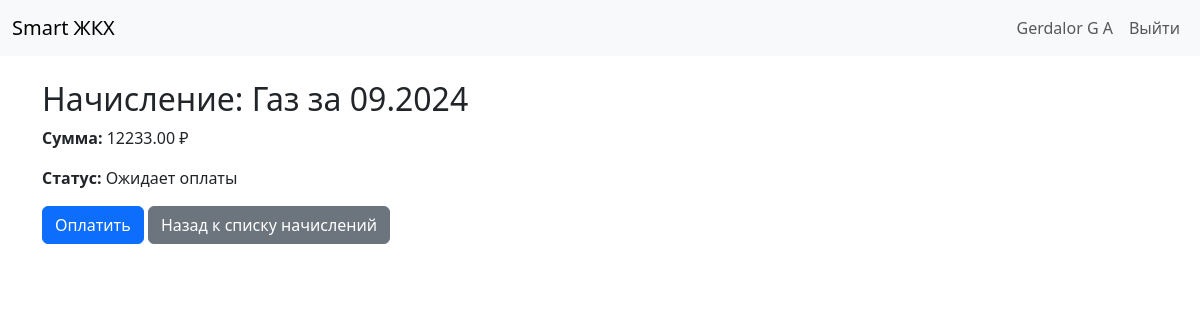
/charges/1/ (signed in), run on the app's committed database.
### users/models.py (models this page shows, shortened)
class User(AbstractUser):
    full_name = models.CharField("ФИО", max_length=150)
    address = models.CharField("Адрес", max_length=250)

### charges/models.py (models this page shows, shortened)
class Charge(models.Model):
    STATUS_CHOICES = [
        ('pending', 'Ожидает оплаты'),
        ('paid', 'Оплачено'),
        ('partial', 'Частично оплачено'),
    ]
    account = models.ForeignKey(Account, on_delete=models.CASCADE, related_name='charges')
    service = models.ForeignKey(ServiceType, on_delete=models.PROTECT)
    amount = models.DecimalField("Сумма", max_digits=10, decimal_places=2)
    period = models.DateField("Период начисления")
    status = models.CharField("Статус", max_length=20, choices=STATUS_CHOICES, default='pending')
    class Meta:
        unique_together = ('account', 'service', 'period')

class ServiceType(models.Model):
    code = models.CharField("Код услуги", max_length=50, unique=True)
    name = models.CharField("Название услуги", max_length=100)

### charges/html_views.py (the view)
# urls.py: path('<int:pk>/', html_views.ChargeDetailView.as_view(), name='charge-detail'),
class ChargeDetailView(LoginRequiredMixin, DetailView):
    model = Charge
    template_name = 'charges/charge_detail.html'
    context_object_name = 'charge'
    def get_queryset(self):
        return Charge.objects.filter(account__user=self.request.user)

### templates/charges/charge_detail.html
{% extends 'base.html' %}
{% block content %}
<h2>Начисление: {{ charge.service.name }} за {{ charge.period|date:"m.Y" }}</h2>
<p><strong>Сумма:</strong> {{ charge.amount }} ₽</p>
<p><strong>Статус:</strong> {{ charge.get_status_display }}</p>
{% if charge.status != 'paid' %}
  <a href="{% url 'payment-create' charge.id %}" class="btn btn-primary">Оплатить</a>
{% endif %}
<a href="{% url 'charge-period-select' %}" class="btn btn-secondary">Назад к списку начислений</a>
{% endblock %}

### templates/base.html (shortened to what this page needs)
<!DOCTYPE html>
<html lang="ru">
<head>
    <link href="https://cdn.jsdelivr.net/npm/bootstrap@5.3.0/dist/css/bootstrap.min.css" rel="stylesheet">
</head>
<body>
    <nav class="navbar navbar-expand-lg navbar-light bg-light">
        <div class="container-fluid">
            <a class="navbar-brand" href="{% url 'dashboard' %}">Smart ЖКХ</a>
            <div class="collapse navbar-collapse">
                <ul class="navbar-nav ms-auto">
                    {% if user.is_authenticated %}
                        <li class="nav-item"><span class="nav-link">{{ user.full_name }}</span></li>
                        <li class="nav-item">
                            <form method="post" action="{% url 'logout' %}" style="display:inline;">
                                <button type="submit" class="btn btn-link nav-link">Выйти</button>
                            </form>
                        </li>
                    {% endif %}
                </ul>
            </div>
        </div>
    </nav>
    <div class="container mt-4">
        {% block content %}{% endblock %}
    </div>
</body>
</html>

### data on the page
User: full_name "Gerdalor G A"
Charge: service.name "Газ", period "09.2024", amount "12233.00", status "Ожидает оплаты"
